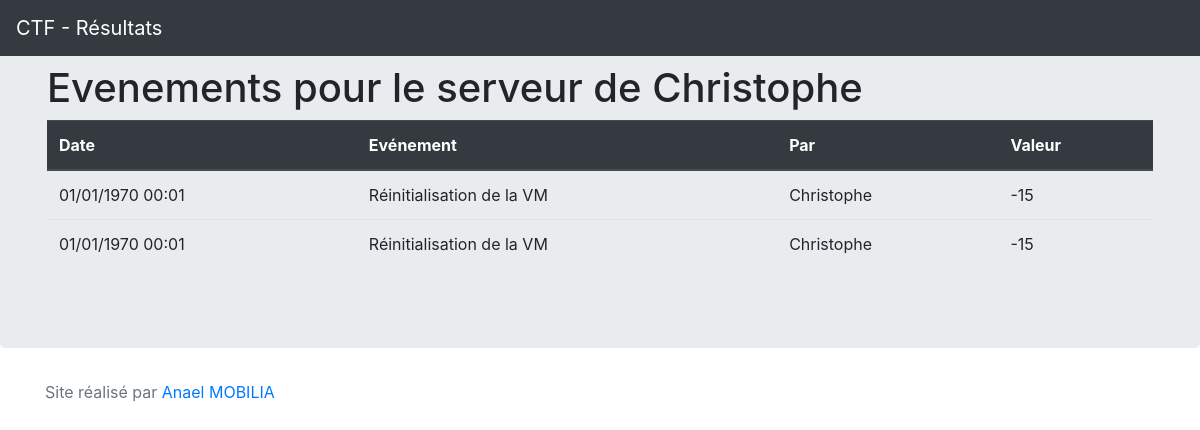
/evenementServeur.php?id=1, run on the app's committed database.
### tables this page shows
CREATE TABLE `groupe` (
  `id` int(11) NOT NULL,
  `urlServeur` text NOT NULL,
  `membres` text NOT NULL,
  `isEnLigne` tinyint(4) NOT NULL
);

CREATE TABLE `evenement` (
  `id` int(11) NOT NULL,
  `timestamp` int(11) NOT NULL,
  `type` int(11) NOT NULL,
  `etat` tinyint(4) NOT NULL,
  `groupe` int(11) NOT NULL,
  `ip` text NOT NULL,
  `tiers` text NOT NULL
);

CREATE TABLE `typeaction` (
  `id` int(11) NOT NULL,
  `libelle` text NOT NULL,
  `valeur` int(11) NOT NULL,
  `saisieUser` tinyint(4) NOT NULL,
  `saisieAdmin` tinyint(4) NOT NULL,
  `isEvtMachine` tinyint(4) NOT NULL
);

### classes/maBDD.class.php (called while the page is built, shortened)
<?php
class maBDD {
   private $maBDD = null;
   private static $monInstance = null;
   private function __construct() {
      $this->maBDD = new PDO('mysql:host=' . _BDD_HOST_ . ';dbname=' . _BDD_NAME_, _BDD_USER_, _BDD_PASS_);
      $this->maBDD->setAttribute(PDO::ATTR_ERRMODE, PDO::ERRMODE_EXCEPTION);
      $this->maBDD->setAttribute(PDO::ATTR_DEFAULT_FETCH_MODE, PDO::FETCH_OBJ);
   }
   public static function getInstance() {
      if (is_null(self::$monInstance)) {
         self::$monInstance = new maBDD();
      }
      return self::$monInstance;
   }
   public function prepare($query) {
      return $this->maBDD->prepare($query);
   }
}

### classes/loader.class.php (called while the page is built, shortened)
<?php
class loader {
    public static function chargerEvenementsMachine($idMachine) {
        $req = maBDD::getInstance()->prepare("SELECT * FROM evenement ev, groupe gr, typeaction ty WHERE ev.groupe = gr.id AND ev.type = ty.id AND ev.tiers = :groupe AND ev.etat=1 AND ty.isEvtMachine = 1");
        $req->bindValue(':groupe', $idMachine, PDO::PARAM_INT);
        $req->execute();
        $retour = new ArrayObject();
        foreach ($req->fetchAll() as $value) {
            $monStub = new evenement();
            $monStub->setId($value->id);
            $monStub->setTimestamp($value->timestamp);
            $monStub->setType($value->type);
            $monStub->setEtat($value->etat);
            $monStub->setGroupe($value->groupe);
            $monStub->setIp($value->ip);
            $monStub->setTiers($value->tiers);
            $monStub->setNomGroupe($value->membres);
            $monStub->setNom($value->libelle);
            $monStub->setValeur($value->valeur);
            $retour->append($monStub);
        }
        return $retour;
    }
    public static function getNomGroupe($idGroupe) {
        $req = maBDD::getInstance()->prepare("SELECT * FROM groupe WHERE id = :groupe");
        $req->bindValue(':groupe', $idGroupe, PDO::PARAM_INT);
        $req->execute();
        $resultat = $req->fetch();
        return $resultat->membres;
    }
}

### classes/evenement.class.php (called while the page is built, shortened)
<?php
class evenement {
    private $timestamp;
    private $nomGroupe;
    private $nom;
    private $valeur;
    public function getTimestamp() {
        return $this->timestamp;
    }
    public function getNomGroupe() {
        return $this->nomGroupe;
    }
    public function getNom() {
        return $this->nom;
    }
    public function getValeur() {
        return $this->valeur;
    }
    public function setTimestamp($timestamp) {
        $this->timestamp = $timestamp;
    }
    public function setNomGroupe($nomGroupe) {
        $this->nomGroupe = $nomGroupe;
    }
    public function setNom($nom) {
        $this->nom = $nom;
    }
    public function setValeur($valeur) {
        $this->valeur = $valeur;
    }
}

### evenementServeur.php (the view, shortened to what this page needs)
<?php
$listeEvts = loader::chargerEvenementsMachine($_GET["id"]);
?>
<!DOCTYPE html>
<html lang="fr">
    <head>
        <link href="css/bootstrap.min.css" rel="stylesheet">
    </head>
    <body>
        <nav class="navbar navbar-expand-md navbar-dark fixed-top bg-dark">
            <a class="navbar-brand" href="index.php">CTF - Résultats</a>
        </nav>
        <main role="main">
            <div class="jumbotron">
                <div class="container">
                    <h1 class="display-5">Evenements pour le serveur de <?= loader::getNomGroupe($_GET["id"]) ?></h1>
                    <table class="table table-hover" id="resultats">
                        <thead class="thead-dark">
                            <tr>
                                <th scope="col">Date</th>
                                <th scope="col">Evénement</th>
                                <th scope="col">Par</th>
                                <th scope="col">Valeur</th>
                            </tr>
                        </thead>
                        <tbody>
                            <?php foreach ($listeEvts as $unEvt) : ?>
                                <tr>
                                    <td><?= date('d/m/Y H:m', $unEvt->getTimestamp()) ?></td>
                                    <td><?= $unEvt->getNom() ?></td>
                                    <td><?= $unEvt->getNomGroupe() ?></td>
                                    <td><?= $unEvt->getValeur() ?></td>
                                </tr>
                            <?php endforeach; ?>
                        </tbody>
                    </table>
                </div>
            </div>
        </main>
        <footer class="text-muted">
            <div class="container">
                <p>Site réalisé par <a href="https://www.anael.eu">Anael MOBILIA</a></p>
            </div>
        </footer>
    </body>
</html>

### data on the page
groupe: membres "Christophe"
evenement: timestamp "01/01/1970 00:01", typeaction.libelle "Réinitialisation de la VM", groupe.membres "Christophe", typeaction.valeur "-15"
evenement: timestamp "01/01/1970 00:01", typeaction.libelle "Réinitialisation de la VM", groupe.membres "Christophe", typeaction.valeur "-15"
